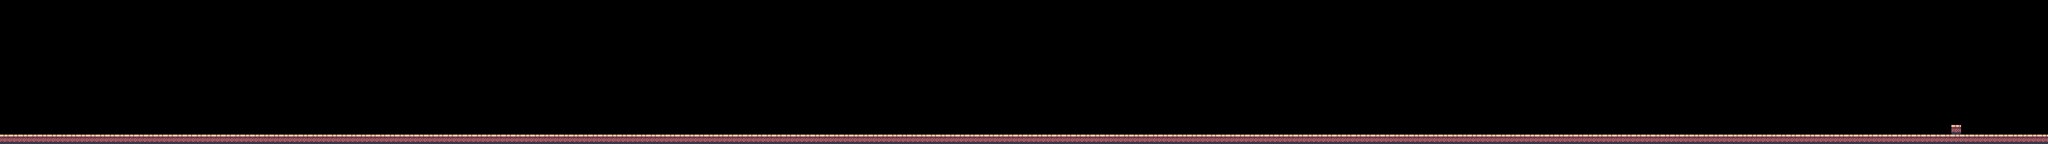

The image is a tile-based game level rendered from a .tmx file. Its description and complete source (layers, tilesets, objects, tile grids) follow:
An orthogonal 212x15 tile map with 32x32 px tiles, 1 tile layer (solidos).

<map version="1.5" tiledversion="1.7.2" orientation="orthogonal" renderorder="right-down" width="212" height="15" tilewidth="32" tileheight="32" infinite="0" nextlayerid="2" nextobjectid="1">
 <editorsettings>
  <export target="map2.json" format="json" />
 </editorsettings>
 <tileset firstgid="1" name="Terrain" tilewidth="32" tileheight="32" tilecount="247" columns="19">
  <image source="TileSets/Terrain.png" width="608" height="416" />
  <tile id="21">
   <properties>
    <property name="solido" type="bool" value="true" />
   </properties>
  </tile>
 </tileset>
 <layer id="1" name="solidos" width="212" height="15">
  <data encoding="csv">
0,0,0,0,0,0,0,0,0,0,0,0,0,0,0,0,0,0,0,0,0,0,0,0,0,0,0,0,0,0,0,0,0,0,0,0,0,0,0,0,0,0,0,0,0,0,0,0,0,0,0,0,0,0,0,0,0,0,0,0,0,0,0,0,0,0,0,0,0,0,0,0,0,0,0,0,0,0,0,0,0,0,0,0,0,0,0,0,0,0,0,0,0,0,0,0,0,0,0,0,0,0,0,0,0,0,0,0,0,0,0,0,0,0,0,0,0,0,0,0,0,0,0,0,0,0,0,0,0,0,0,0,0,0,0,0,0,0,0,0,0,0,0,0,0,0,0,0,0,0,0,0,0,0,0,0,0,0,0,0,0,0,0,0,0,0,0,0,0,0,0,0,0,0,0,0,0,0,0,0,0,0,0,0,0,0,0,0,0,0,0,0,0,0,0,0,0,0,0,0,0,0,0,0,0,0,0,0,0,0,0,0,
0,0,0,0,0,0,0,0,0,0,0,0,0,0,0,0,0,0,0,0,0,0,0,0,0,0,0,0,0,0,0,0,0,0,0,0,0,0,0,0,0,0,0,0,0,0,0,0,0,0,0,0,0,0,0,0,0,0,0,0,0,0,0,0,0,0,0,0,0,0,0,0,0,0,0,0,0,0,0,0,0,0,0,0,0,0,0,0,0,0,0,0,0,0,0,0,0,0,0,0,0,0,0,0,0,0,0,0,0,0,0,0,0,0,0,0,0,0,0,0,0,0,0,0,0,0,0,0,0,0,0,0,0,0,0,0,0,0,0,0,0,0,0,0,0,0,0,0,0,0,0,0,0,0,0,0,0,0,0,0,0,0,0,0,0,0,0,0,0,0,0,0,0,0,0,0,0,0,0,0,0,0,0,0,0,0,0,0,0,0,0,0,0,0,0,0,0,0,0,0,0,0,0,0,0,0,0,0,0,0,0,0,
0,0,0,0,0,0,0,0,0,0,0,0,0,0,0,0,0,0,0,0,0,0,0,0,0,0,0,0,0,0,0,0,0,0,0,0,0,0,0,0,0,0,0,0,0,0,0,0,0,0,0,0,0,0,0,0,0,0,0,0,0,0,0,0,0,0,0,0,0,0,0,0,0,0,0,0,0,0,0,0,0,0,0,0,0,0,0,0,0,0,0,0,0,0,0,0,0,0,0,0,0,0,0,0,0,0,0,0,0,0,0,0,0,0,0,0,0,0,0,0,0,0,0,0,0,0,0,0,0,0,0,0,0,0,0,0,0,0,0,0,0,0,0,0,0,0,0,0,0,0,0,0,0,0,0,0,0,0,0,0,0,0,0,0,0,0,0,0,0,0,0,0,0,0,0,0,0,0,0,0,0,0,0,0,0,0,0,0,0,0,0,0,0,0,0,0,0,0,0,0,0,0,0,0,0,0,0,0,0,0,0,0,
0,0,0,0,0,0,0,0,0,0,0,0,0,0,0,0,0,0,0,0,0,0,0,0,0,0,0,0,0,0,0,0,0,0,0,0,0,0,0,0,0,0,0,0,0,0,0,0,0,0,0,0,0,0,0,0,0,0,0,0,0,0,0,0,0,0,0,0,0,0,0,0,0,0,0,0,0,0,0,0,0,0,0,0,0,0,0,0,0,0,0,0,0,0,0,0,0,0,0,0,0,0,0,0,0,0,0,0,0,0,0,0,0,0,0,0,0,0,0,0,0,0,0,0,0,0,0,0,0,0,0,0,0,0,0,0,0,0,0,0,0,0,0,0,0,0,0,0,0,0,0,0,0,0,0,0,0,0,0,0,0,0,0,0,0,0,0,0,0,0,0,0,0,0,0,0,0,0,0,0,0,0,0,0,0,0,0,0,0,0,0,0,0,0,0,0,0,0,0,0,0,0,0,0,0,0,0,0,0,0,0,0,
0,0,0,0,0,0,0,0,0,0,0,0,0,0,0,0,0,0,0,0,0,0,0,0,0,0,0,0,0,0,0,0,0,0,0,0,0,0,0,0,0,0,0,0,0,0,0,0,0,0,0,0,0,0,0,0,0,0,0,0,0,0,0,0,0,0,0,0,0,0,0,0,0,0,0,0,0,0,0,0,0,0,0,0,0,0,0,0,0,0,0,0,0,0,0,0,0,0,0,0,0,0,0,0,0,0,0,0,0,0,0,0,0,0,0,0,0,0,0,0,0,0,0,0,0,0,0,0,0,0,0,0,0,0,0,0,0,0,0,0,0,0,0,0,0,0,0,0,0,0,0,0,0,0,0,0,0,0,0,0,0,0,0,0,0,0,0,0,0,0,0,0,0,0,0,0,0,0,0,0,0,0,0,0,0,0,0,0,0,0,0,0,0,0,0,0,0,0,0,0,0,0,0,0,0,0,0,0,0,0,0,0,
0,0,0,0,0,0,0,0,0,0,0,0,0,0,0,0,0,0,0,0,0,0,0,0,0,0,0,0,0,0,0,0,0,0,0,0,0,0,0,0,0,0,0,0,0,0,0,0,0,0,0,0,0,0,0,0,0,0,0,0,0,0,0,0,0,0,0,0,0,0,0,0,0,0,0,0,0,0,0,0,0,0,0,0,0,0,0,0,0,0,0,0,0,0,0,0,0,0,0,0,0,0,0,0,0,0,0,0,0,0,0,0,0,0,0,0,0,0,0,0,0,0,0,0,0,0,0,0,0,0,0,0,0,0,0,0,0,0,0,0,0,0,0,0,0,0,0,0,0,0,0,0,0,0,0,0,0,0,0,0,0,0,0,0,0,0,0,0,0,0,0,0,0,0,0,0,0,0,0,0,0,0,0,0,0,0,0,0,0,0,0,0,0,0,0,0,0,0,0,0,0,0,0,0,0,0,0,0,0,0,0,0,
0,0,0,0,0,0,0,0,0,0,0,0,0,0,0,0,0,0,0,0,0,0,0,0,0,0,0,0,0,0,0,0,0,0,0,0,0,0,0,0,0,0,0,0,0,0,0,0,0,0,0,0,0,0,0,0,0,0,0,0,0,0,0,0,0,0,0,0,0,0,0,0,0,0,0,0,0,0,0,0,0,0,0,0,0,0,0,0,0,0,0,0,0,0,0,0,0,0,0,0,0,0,0,0,0,0,0,0,0,0,0,0,0,0,0,0,0,0,0,0,0,0,0,0,0,0,0,0,0,0,0,0,0,0,0,0,0,0,0,0,0,0,0,0,0,0,0,0,0,0,0,0,0,0,0,0,0,0,0,0,0,0,0,0,0,0,0,0,0,0,0,0,0,0,0,0,0,0,0,0,0,0,0,0,0,0,0,0,0,0,0,0,0,0,0,0,0,0,0,0,0,0,0,0,0,0,0,0,0,0,0,0,
0,0,0,0,0,0,0,0,0,0,0,0,0,0,0,0,0,0,0,0,0,0,0,0,0,0,0,0,0,0,0,0,0,0,0,0,0,0,0,0,0,0,0,0,0,0,0,0,0,0,0,0,0,0,0,0,0,0,0,0,0,0,0,0,0,0,0,0,0,0,0,0,0,0,0,0,0,0,0,0,0,0,0,0,0,0,0,0,0,0,0,0,0,0,0,0,0,0,0,0,0,0,0,0,0,0,0,0,0,0,0,0,0,0,0,0,0,0,0,0,0,0,0,0,0,0,0,0,0,0,0,0,0,0,0,0,0,0,0,0,0,0,0,0,0,0,0,0,0,0,0,0,0,0,0,0,0,0,0,0,0,0,0,0,0,0,0,0,0,0,0,0,0,0,0,0,0,0,0,0,0,0,0,0,0,0,0,0,0,0,0,0,0,0,0,0,0,0,0,0,0,0,0,0,0,0,0,0,0,0,0,0,
0,0,0,0,0,0,0,0,0,0,0,0,0,0,0,0,0,0,0,0,0,0,0,0,0,0,0,0,0,0,0,0,0,0,0,0,0,0,0,0,0,0,0,0,0,0,0,0,0,0,0,0,0,0,0,0,0,0,0,0,0,0,0,0,0,0,0,0,0,0,0,0,0,0,0,0,0,0,0,0,0,0,0,0,0,0,0,0,0,0,0,0,0,0,0,0,0,0,0,0,0,0,0,0,0,0,0,0,0,0,0,0,0,0,0,0,0,0,0,0,0,0,0,0,0,0,0,0,0,0,0,0,0,0,0,0,0,0,0,0,0,0,0,0,0,0,0,0,0,0,0,0,0,0,0,0,0,0,0,0,0,0,0,0,0,0,0,0,0,0,0,0,0,0,0,0,0,0,0,0,0,0,0,0,0,0,0,0,0,0,0,0,0,0,0,0,0,0,0,0,0,0,0,0,0,0,0,0,0,0,0,0,
0,0,0,0,0,0,0,0,0,0,0,0,0,0,0,0,0,0,0,0,0,0,0,0,0,0,0,0,0,0,0,0,0,0,0,0,0,0,0,0,0,0,0,0,0,0,0,0,0,0,0,0,0,0,0,0,0,0,0,0,0,0,0,0,0,0,0,0,0,0,0,0,0,0,0,0,0,0,0,0,0,0,0,0,0,0,0,0,0,0,0,0,0,0,0,0,0,0,0,0,0,0,0,0,0,0,0,0,0,0,0,0,0,0,0,0,0,0,0,0,0,0,0,0,0,0,0,0,0,0,0,0,0,0,0,0,0,0,0,0,0,0,0,0,0,0,0,0,0,0,0,0,0,0,0,0,0,0,0,0,0,0,0,0,0,0,0,0,0,0,0,0,0,0,0,0,0,0,0,0,0,0,0,0,0,0,0,0,0,0,0,0,0,0,0,0,0,0,0,0,0,0,0,0,0,0,0,0,0,0,0,0,
0,0,0,0,0,0,0,0,0,0,0,0,0,0,0,0,0,0,0,0,0,0,0,0,0,0,0,0,0,0,0,0,0,0,0,0,0,0,0,0,0,0,0,0,0,0,0,0,0,0,0,0,0,0,0,0,0,0,0,0,0,0,0,0,0,0,0,0,0,0,0,0,0,0,0,0,0,0,0,0,0,0,0,0,0,0,0,0,0,0,0,0,0,0,0,0,0,0,0,0,0,0,0,0,0,0,0,0,0,0,0,0,0,0,0,0,0,0,0,0,0,0,0,0,0,0,0,0,0,0,0,0,0,0,0,0,0,0,0,0,0,0,0,0,0,0,0,0,0,0,0,0,0,0,0,0,0,0,0,0,0,0,0,0,0,0,0,0,0,0,0,0,0,0,0,0,0,0,0,0,0,0,0,0,0,0,0,0,0,0,0,0,0,0,0,0,0,0,0,0,0,0,0,0,0,0,0,0,0,0,0,0,
0,0,0,0,0,0,0,0,0,0,0,0,0,0,0,0,0,0,0,0,0,0,0,0,0,0,0,0,0,0,0,0,0,0,0,0,0,0,0,0,0,0,0,0,0,0,0,0,0,0,0,0,0,0,0,0,0,0,0,0,0,0,0,0,0,0,0,0,0,0,0,0,0,0,0,0,0,0,0,0,0,0,0,0,0,0,0,0,0,0,0,0,0,0,0,0,0,0,0,0,0,0,0,0,0,0,0,0,0,0,0,0,0,0,0,0,0,0,0,0,0,0,0,0,0,0,0,0,0,0,0,0,0,0,0,0,0,0,0,0,0,0,0,0,0,0,0,0,0,0,0,0,0,0,0,0,0,0,0,0,0,0,0,0,0,0,0,0,0,0,0,0,0,0,0,0,0,0,0,0,0,0,0,0,0,0,0,0,0,0,0,0,0,0,0,0,0,0,0,0,0,0,0,0,0,0,0,0,0,0,0,0,
0,0,0,0,0,0,0,0,0,0,0,0,0,0,0,0,0,0,0,0,0,0,0,0,0,0,0,0,0,0,0,0,0,0,0,0,0,0,0,0,0,0,0,0,0,0,0,0,0,0,0,0,0,0,0,0,0,0,0,0,0,0,0,0,0,0,0,0,0,0,0,0,0,0,0,0,0,0,0,0,0,0,0,0,0,0,0,0,0,0,0,0,0,0,0,0,0,0,0,0,0,0,0,0,0,0,0,0,0,0,0,0,0,0,0,0,0,0,0,0,0,0,0,0,0,0,0,0,0,0,0,0,0,0,0,0,0,0,0,0,0,0,0,0,0,0,0,0,0,0,0,0,0,0,0,0,0,0,0,0,0,0,0,0,0,0,0,0,0,0,0,0,0,0,0,0,0,0,0,0,0,0,0,0,0,0,0,0,0,0,0,0,0,0,0,0,0,0,0,0,0,0,0,0,0,0,0,0,0,0,0,0,
0,0,0,0,0,0,0,0,0,0,0,0,0,0,0,0,0,0,0,0,0,0,0,0,0,0,0,0,0,0,0,0,0,0,0,0,0,0,0,0,0,0,0,0,0,0,0,0,0,0,0,0,0,0,0,0,0,0,0,0,0,0,0,0,0,0,0,0,0,0,0,0,0,0,0,0,0,0,0,0,0,0,0,0,0,0,0,0,0,0,0,0,0,0,0,0,0,0,0,0,0,0,0,0,0,0,0,0,0,0,0,0,0,0,0,0,0,0,0,0,0,0,0,0,0,0,0,0,0,0,0,0,0,0,0,0,0,0,0,0,0,0,0,0,0,0,0,0,0,0,0,0,0,0,0,0,0,0,0,0,0,0,0,0,0,0,0,0,0,0,0,0,0,0,0,0,0,0,0,0,0,0,0,0,0,0,0,0,0,0,0,0,0,0,0,0,0,0,0,0,0,0,22,0,0,0,0,0,0,0,0,0,
22,22,22,22,22,22,22,22,22,22,22,22,22,22,22,22,22,22,22,22,22,22,22,22,22,22,22,22,22,22,22,22,22,22,22,22,22,22,22,22,22,22,22,22,22,22,22,22,22,22,22,22,22,22,22,22,22,22,22,22,22,22,22,22,22,22,22,22,22,22,22,22,22,22,22,22,22,22,22,22,22,22,22,22,22,22,22,22,22,22,22,22,22,22,22,22,22,22,22,22,22,22,22,22,22,22,22,22,22,22,22,22,22,22,22,22,22,22,22,22,22,22,22,22,22,22,22,22,22,22,22,22,22,22,22,22,22,22,22,22,22,22,22,22,22,22,22,22,22,22,22,22,22,22,22,22,22,22,22,22,22,22,22,22,22,22,22,22,22,22,22,22,22,22,22,22,22,22,22,22,22,22,22,22,22,22,22,22,22,22,22,22,22,22,22,22,22,22,22,22,22,22,22,22,22,22,22,22,22,22,22,22
</data>
 </layer>
</map>
